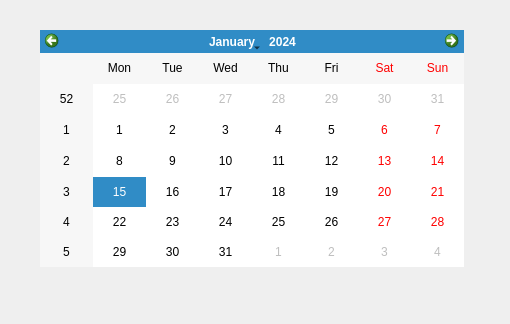
<?xml version="1.0" encoding="UTF-8"?>
<ui version="4.0">
 <class>Calender</class>
 <widget class="QDialog" name="Calender">
  <property name="geometry">
   <rect>
    <x>0</x>
    <y>0</y>
    <width>510</width>
    <height>324</height>
   </rect>
  </property>
  <property name="windowTitle">
   <string>Dialog</string>
  </property>
  <widget class="QCalendarWidget" name="calendarWidget">
   <property name="geometry">
    <rect>
     <x>40</x>
     <y>30</y>
     <width>424</width>
     <height>237</height>
    </rect>
   </property>
  </widget>
 </widget>
 <resources/>
 <connections/>
</ui>
